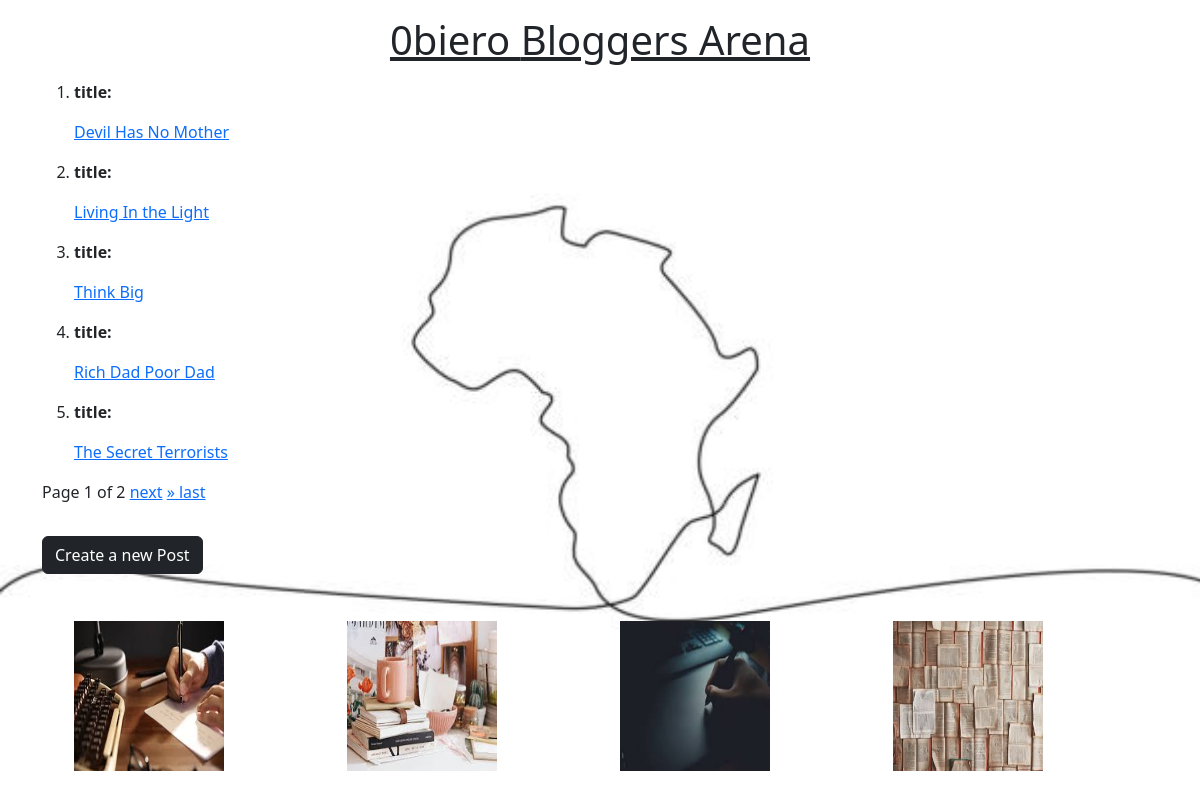
The app's page / (signed in) with its own data.
### blog/models.py (models this page shows, shortened)
class Post(models.Model):
    title = models.CharField(max_length=200)
    content = models.TextField()
    author = models.CharField(max_length=100)
    date_created = models.DateField()

### blog/views.py (the view)
# urls.py: path('',post_list, name ='list'),
@login_required
def post_list(request):
    posts = Post.objects.all()
    paginator = Paginator(posts, 5, orphans=4, allow_empty_first_page=True)
    page = request.GET.get('page')
    user = request.user
    print(user)
    try:
        paginated_posts = paginator.page(page)
    except PageNotAnInteger:
        paginated_posts = paginator.page(1)
    except EmptyPage:
        paginated_posts = paginator.page(paginator.num_pages)
    return render(request, 'blog/post_list.html', {'posts': paginated_posts, 'user': user})

### blog/templates/blog/post_list.html (shortened to what this page needs)
{% load static %}
<!DOCTYPE html>
<html lang="en">
<head>
    <link rel="stylesheet" href="{% static 'css/style.css' %}">
    <link rel="stylesheet" href="https://cdnjs.cloudflare.com/ajax/libs/bootstrap/5.3.3/css/bootstrap.min.css" />
</head>
<body>
    <div class="container my-3">
        <h1 class=" text-center text-decoration-underline" >{{user.username|default:"Anonymous"}} Bloggers Arena</h1>
        <div>
            <ol>
                {% for post in posts %}
                <li>
                    <p><p class="fw-bold">title:</p><a href="{% url 'detail' post.id %}">{{post.title}}</a></p>
                </li>
                {% endfor %}
            </ol>
            <div class="paginator my-3">
                <span class="step-links">
                    <span class="current">
                        Page {{ posts.number }} of {{ posts.paginator.num_pages }}
                    </span>
                    {% if posts.has_next %}
                        <a href="?page={{ posts.next_page_number }}">next</a>
                        <a href="?page={{ posts.paginator.num_pages }}">&raquo; last </a>
                    {% endif %}
                </span>
            </div>
            <a href="{% url 'create' %}" class="btn btn-dark my-3 "> Create a new Post</a>
        </div>
        <div class="container-lg row my-3">
            <div class="col-3">
                <img src="{% static 'images/writing1.jpeg' %}" alt="">
            </div>
            <div class="col-3">
                <img src="{% static 'images/w2.jpeg' %}" alt="">
            </div>
            <div class="col-3">
                <img src="{% static 'images/w3.jpeg' %}" alt="">
            </div>
           <div class="col-3">
            <img src="{% static 'images/w4.jpeg' %}" alt="">
           </div>
        </div>
    </div>
</body>
</html>

### static/css/style.css (style rules this page uses)
body { background-color: yellow; }

### records on screen
Post: title "Devil Has No Mother"
Post: title "Living In the Light"
Post: title "Think Big"
Post: title "Rich Dad Poor Dad"
Post: title "The Secret Terrorists"

### other values on screen
{{ user.username|default:"Anonymous" }} "0biero"
{{ posts.number }} "1"
{{ posts.paginator.num_pages }} "2"
